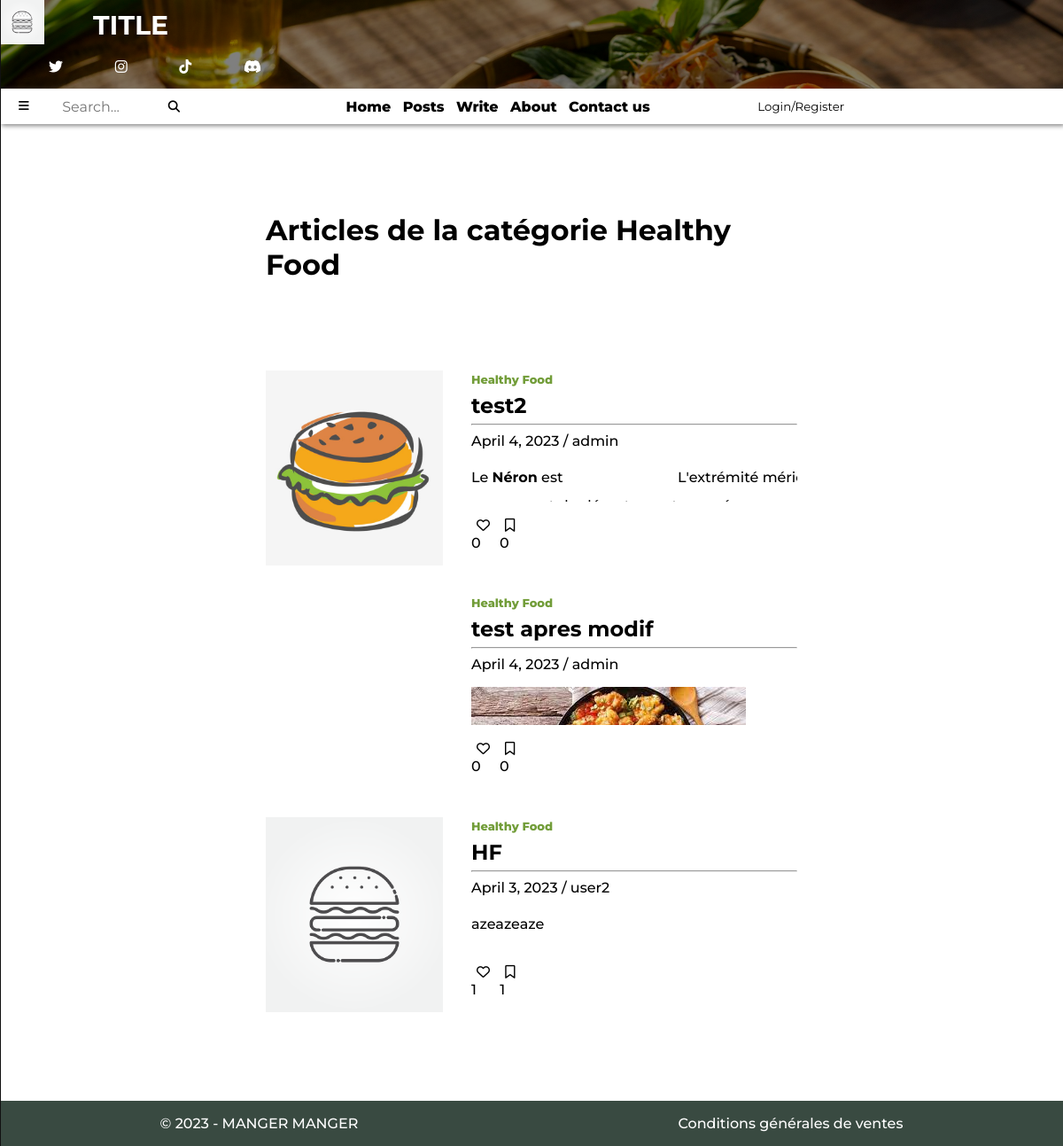
Page /posts/categorie/Healthy Food/ on the earlier database version.
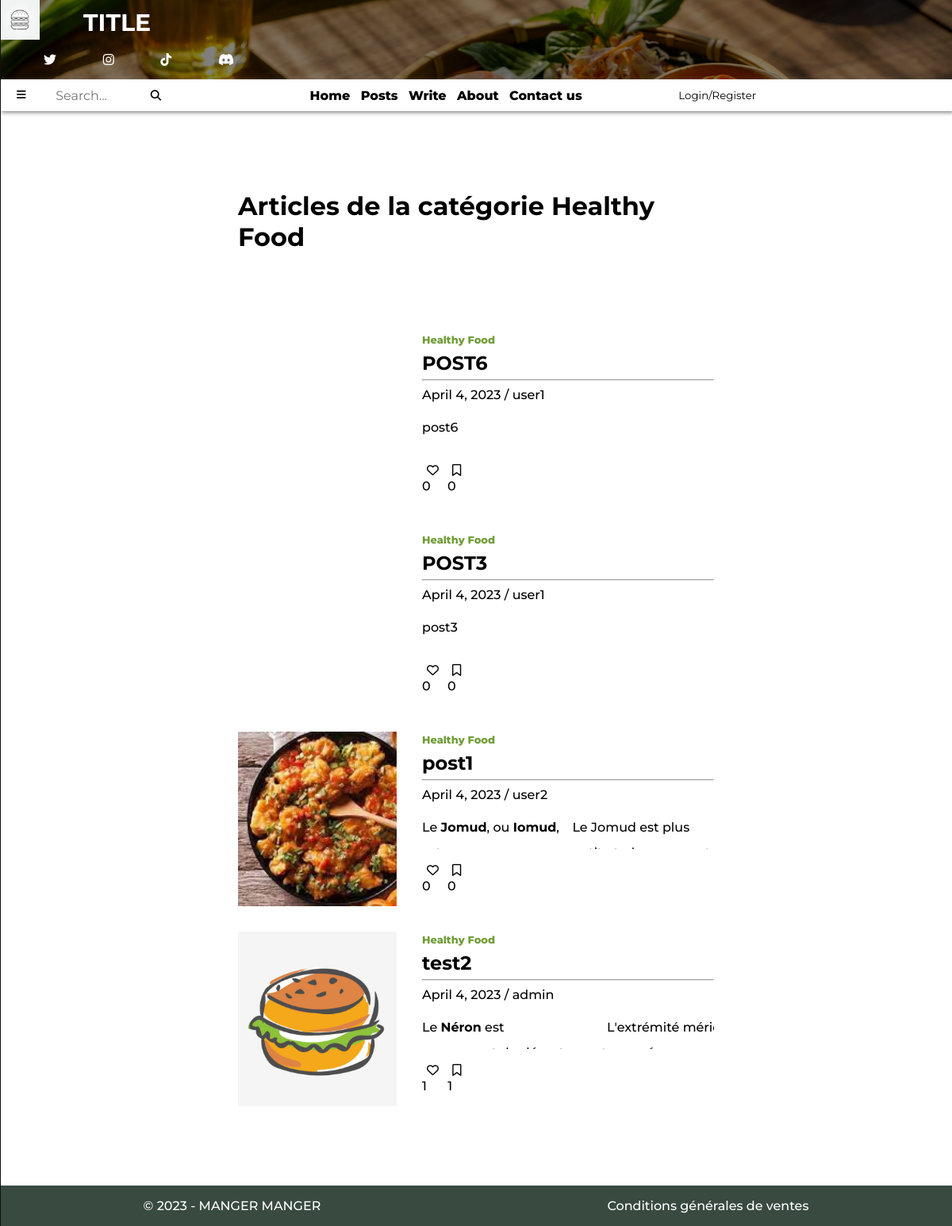
Same page on the later database version.
### blog_app/models.py (models this page shows, shortened)
class PostModels(models.Model): # structure d'un article de blog
    class Categories(models.TextChoices): # permet de définir des choix textuels pour la catégorie
        Healthy_Food = 'Healthy Food' # Healthy Food ... sont les clés classées dans la BDD pour chaque catégories
        Organic_Cuisine = 'Organic Cuisine'
        Vegetarian_Food = 'Vegetarian Food'
    user_id= models.ForeignKey(UserModels, on_delete=models.CASCADE)
    categorie = models.fields.CharField(choices=Categories.choices, max_length=15)
    date = models.DateField(auto_now_add=True)
    title = models.CharField(max_length=30, blank=False)
    content = RichTextUploadingField(blank=False, null=True)
    image = models.ImageField(upload_to='posts_images/', blank=False, null=True)
    favoris = models.ManyToManyField(UserModels, blank=True, related_name='favoris')
    bookmark = models.ManyToManyField(UserModels, blank=True, related_name='bookmark')
    objects = PostManager()

class UserModels(AbstractUser):
    description = models.TextField(blank=True, null=True)
    objects = UserManager()

### blog_app/views.py (the view)
# urls.py: path('posts/<str:filter_by>/<value>/', views.posts, name="posts_filter"),
def posts(request, filter_by, value):
    first = request.GET.get('first', "True") # récuppère la valeur de first sinon donne la valeur True
    page_number = int(request.GET.get('current_page',2))
    if first == "False":
        page_number+=1
    if filter_by == 'username':
        post_list = models.PostModels.objects.filter(user_id=value).order_by('-id')
    elif filter_by == 'all':
        post_list = models.PostModels.objects.all().order_by('-id')
    elif filter_by == 'date':
        post_list = models.PostModels.objects.filter(date=value).order_by('-date')
    elif filter_by == 'categorie':
        post_list = models.PostModels.objects.filter(categorie=value).order_by('-id')
    elif filter_by == 'bookmark':
        if request.user.is_authenticated:
            post_list = models.PostModels.objects.filter(bookmark=request.user).order_by('-id')
        else:
            return redirect(reverse('login') + '?next=' + request.get_full_path())
    elif filter_by == 'favorite':
        if request.user.is_authenticated:
            post_list = models.PostModels.objects.filter(favoris=request.user).order_by('-id')
        else:
            return redirect(reverse('login') + '?next=' + request.get_full_path())
    elif filter_by == 'myPosts':
        if request.user.is_authenticated:
            post_list = models.PostModels.objects.filter(user_id=value).order_by('-id')
        else:
            return redirect(reverse('login') + '?next=' + request.get_full_path())
    else:
        post_list = ""
    p = Paginator(post_list, 4) # crée une pagination avec 4 éléments de post_list par page
    page = request.GET.get('page') # récuppère le numéro la page actuelle
    posts = p.get_page(page) # récuppère la page actuelle
    context = {
        'posts': posts,
        'filter_by': filter_by,
        'value': value,
        'page_max': p.num_pages + 1,
        'page_number': page_number,
        }
    if not posts:
        context['message'] = "Empty for now, come back later"
    else:
        context['message'] = None
    if filter_by == 'username':
        context['username'] = value
    elif filter_by == 'date':
        context['date'] = value
    elif filter_by == 'categorie':
        context['categorie'] = value
    return render(request, 'blog_app/post/posts.html', context)

### blog_app/templates/blog_app/post/posts.html (shortened to what this page needs)
{% extends 'base.html' %}
    {% block stylesheet %}
    {% load static %}
    <link rel="stylesheet" type="text/css" href={% static "blog_app/posts.css" %}>
    {% endblock stylesheet %}
    {% block index %}
    {% if page_number <= 2 %}
        {% include 'top_page.html' %}
        {% include 'nav.html' %}
        {% if request.resolver_match.url_name == 'list_posts' %}
            <h1>Tous les articles</h1>
        {% elif request.resolver_match.url_name == 'posts_filter' %}
            {% if filter_by == 'username' %}
                <h1>Articles de {{ username }}</h1>
            {% elif filter_by == 'date' %}
                <h1>Articles du {{ date }}</h1>
            {% elif filter_by == 'categorie' %}
                <h1>Articles de la catégorie {{ categorie }}</h1>
            {% elif filter_by == 'bookmark' %}
                <h1>Articles bookmarked</h1>
                {% if message %}
                    {{ message }}
                {% endif %}
            {% endif %}
        {% else %}
            <h1>Blog</h1>
        {% endif %}
    <section class="display-posts">
    {% endif %}
    {% if page_number <= page_max %}
        <div class="posts new-posts"
        hx-get="/posts/{{ filter_by }}/{{ value }}/?page={{ page_number }}&first=False&current_page={{ page_number }}"
        hx-trigger="revealed"
        hx-swap="afterend">
            {% for post in posts %}
                <div class="post" >
                    <div class="post-img img-zoom"
                        style="background-image: url('{{ MEDIA_URL }}{{ post.image.url }}');"
                        onclick="location.href='{% url 'post_detail' pk=post.id user_id=post.user_id categorie=post.categorie %}'">
                    </div>
                    <div class="post-description"
                        onclick="location.href='{% url 'post_detail' pk=post.id user_id=post.user_id categorie=post.categorie %}'">
                        <a href="{% url 'posts_filter' filter_by='categorie' value=post.categorie %}" class="post-categorie colored-text">
                            {{ post.categorie }}
                        </a>
                        <h2 class="bold-title">
                            {{ post.title }}
                        </h2>
                        <hr>
                        <a href="{% url 'posts_filter' filter_by='date' value=post.date %}" class="date transition-btn">
                            {{ post.date }}
                        </a>
                        <span>/</span>
                        <a href="{% url 'posts_filter' filter_by='username' value=post.user_id.id %}" class="author transition-btn">
                            {{ post.user_id.username }}
                        </a>
                        <div class="description-text">
                            {{ post.content|safe }}
                        </div>
                    </div>
                    <div class="last-row">
                        <div class="zone-icons icons boutons">
                            {% include "blog_app/favori_btn.html" %}
                            {% include "blog_app/bookmark_btn.html" %}
                        </div>
                        <div class="empty-col" onclick="location.href='{% url 'post_detail' pk=post.id user_id=post.user_id categorie=post.categorie %}'"></div>
                    </div>
                </div>
            {% endfor %}
        </div>
    {% endif %}
    {% if page_number <= 2 %}
    </section>
    {% include 'footer.html' %}
    {% endif %}
    {% endblock index %}

### blog_app/templates/blog_app/favori_btn.html
<div id="favori-btns{{ post.id }}">
  <p>
    <button
      hx-post="{% url 'add_remove_favori' post.id %}"
      hx-target="#favori-btns{{ post.id }}"
      hx-swap="#favori-btns{{ post.id }}">
      {% if user in post.favoris.all %}
        <i class="fa-solid fa-heart material-icons"></i>
      {% else %}
        <i class="fa-regular fa-heart material-icons"></i>
      {% endif %}
    </button>
    {{ post.favoris.count }}
  </p>
</div>

### blog_app/templates/blog_app/bookmark_btn.html
<div id="bookmark-btns{{ post.id }}">
  <p>
    <button
      hx-post="{% url 'add_remove_bookmark' post.id %}"
      hx-target="#bookmark-btns{{ post.id }}"
      hx-swap="#bookmark-btns{{ post.id }}">
      {% if user in post.bookmark.all %}
        <i class="fa-solid fa-bookmark material-icons"></i>
      {% else %}
        <i class="fa-regular fa-bookmark material-icons"></i>
      {% endif %}
    </button>
    {{ post.bookmark.count }}
  </p>
</div>

Differences in the rows shown:
no longer on this page (row unchanged): PostModels: categorie "Healthy Food", title "test apres modif", date "April 4, 2023", user_id.username "admin", content (picture), favoris.count "0", bookmark.count "0"
no longer on this page (row unchanged): PostModels: image (picture), categorie "Healthy Food", title "HF", date "April 3, 2023", user_id.username "user2", content "azeazeaze", favoris.count "1", bookmark.count "1"
added PostModels: categorie "Healthy Food", title "POST6", date "April 4, 2023", user_id.username "user1", content "post6", favoris.count "0", bookmark.count "0"
added PostModels: categorie "Healthy Food", title "POST3", date "April 4, 2023", user_id.username "user1", content "post3", favoris.count "0", bookmark.count "0"
added PostModels: image (picture), categorie "Healthy Food", title "post1", date "April 4, 2023", user_id.username "user2", content "Le Jomud , ou Iomud , Le Jomud est plus…", favoris.count "0", bookmark.count "0"
computed for PostModels "test2": favoris.count "0" → "1"; bookmark.count "0" → "1"
